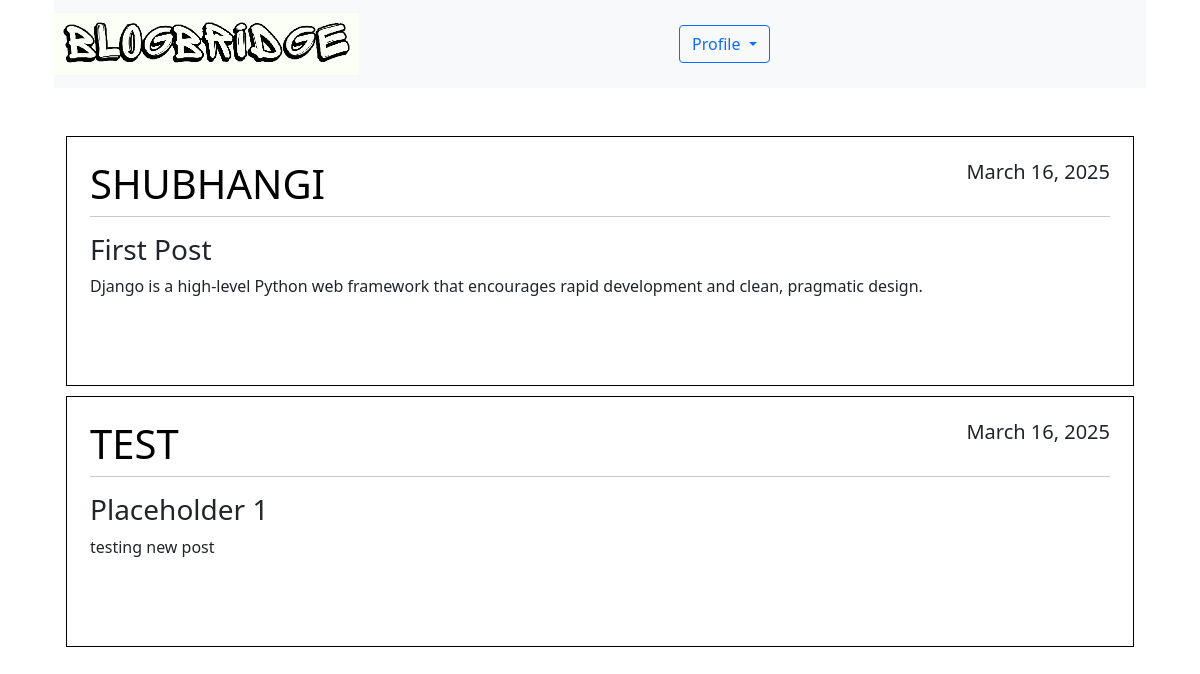
/home/, run on the app's committed database.
### blog/models.py (models this page shows, shortened)
class Posts(models.Model):
    title= models.CharField(max_length=100)
    content =models.TextField()
    date_posted= models.DateTimeField(default=timezone.now)
    author = models.ForeignKey(User, on_delete=models.CASCADE)

### blog/views.py (the view)
# urls.py: path('home/', views.home, name='home-page'),
def home(request):
    context ={
        'posts' :Posts.objects.all()
    }
    return render(request, 'blog/home.html', context)

### blog/templates/blog/home.html (shortened to what this page needs)
{% extends 'blog/base.html' %}
{% block content %}
{% load static %}
<div class="container custom-container">
<nav class="navbar navbar-expand-lg navbar-light bg-light w-100">
    <a class="navbar-brand" href="/home">
        <img class="w-50" src="{% static 'image/pho.png' %}" alt="">
    </a>
    <div class="collapse navbar-collapse" id="navbarSupportedContent">
        <div class="dropdown">
            <button class="btn btn-outline-primary dropdown-toggle" type="button" id="dropdownMenuButton"
                data-toggle="dropdown" aria-haspopup="true" aria-expanded="false">
                Profile
            </button>
        </div>
    </div>
</nav>
    <br><br>
    <div class="container custom-container" style="max-width: 1350px; ">
        {% for post in posts %}
        <article class="media content-section">
            <div class="media-body" style="border: 1px solid black; padding: 23px; margin-bottom: 10px;">
                <div class="article-metadata">
                    <h1 class="text-uppercase" style="text-align:left;float:left; color: #000000;">{{ post.author }}</h1>
                    <h5 style="text-align:right;float:right;">{{ post.date_posted|date:"F d, Y" }}</h5>
                    <hr style="clear:both;" />
                </div>
                <h3>{{ post.title }}</h3>
                <p class="article-content">{{ post.content }}</p>
                <br><br>
            </div>
        </article>
        {% endfor %}
    </div>
</div>
{% endblock %}

### blog/templates/blog/base.html (shortened to what this page needs)
{% load static %}
<!DOCTYPE html>
<html lang="en">
<head>
  <link href="https://cdn.jsdelivr.net/npm/bootstrap@5.0.2/dist/css/bootstrap.min.css" rel="stylesheet">
</head>
<body>
  <div class="container custom-container">
    {% block content %}
    {% endblock %}
  </div>
</body>
</html>

### data on the page
Posts: author "SHUBHANGI", date_posted "March 16, 2025", title "First Post", content "Django is a high-level Python web framework that encourages rapid development and clean, pragmatic design."
Posts: author "TEST", date_posted "March 16, 2025", title "Placeholder 1", content "testing new post"
